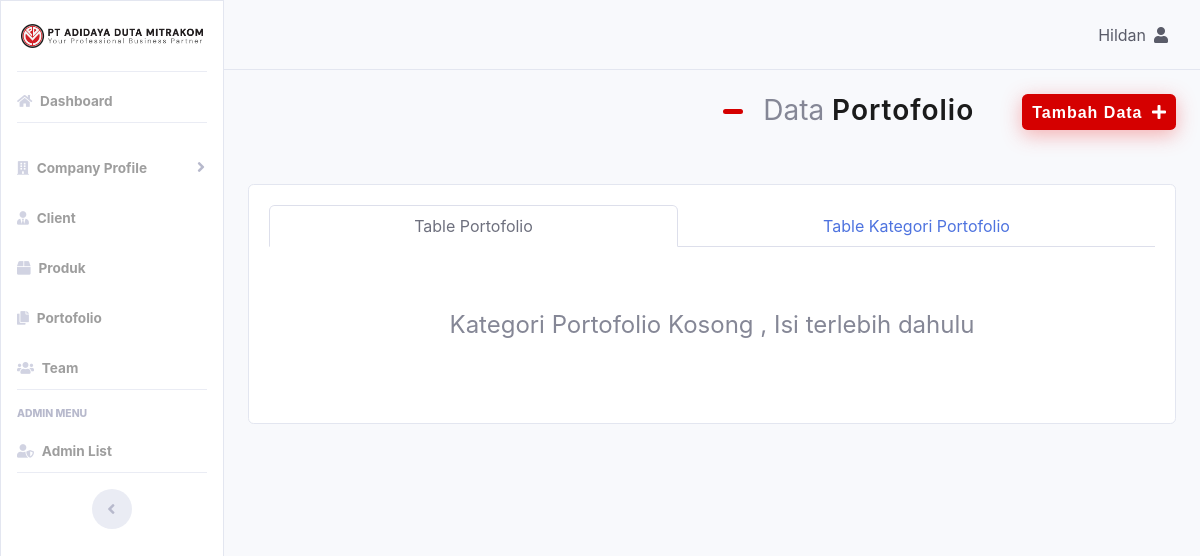
The app's page /cms/index.php?portofolio=read (signed in), older data.
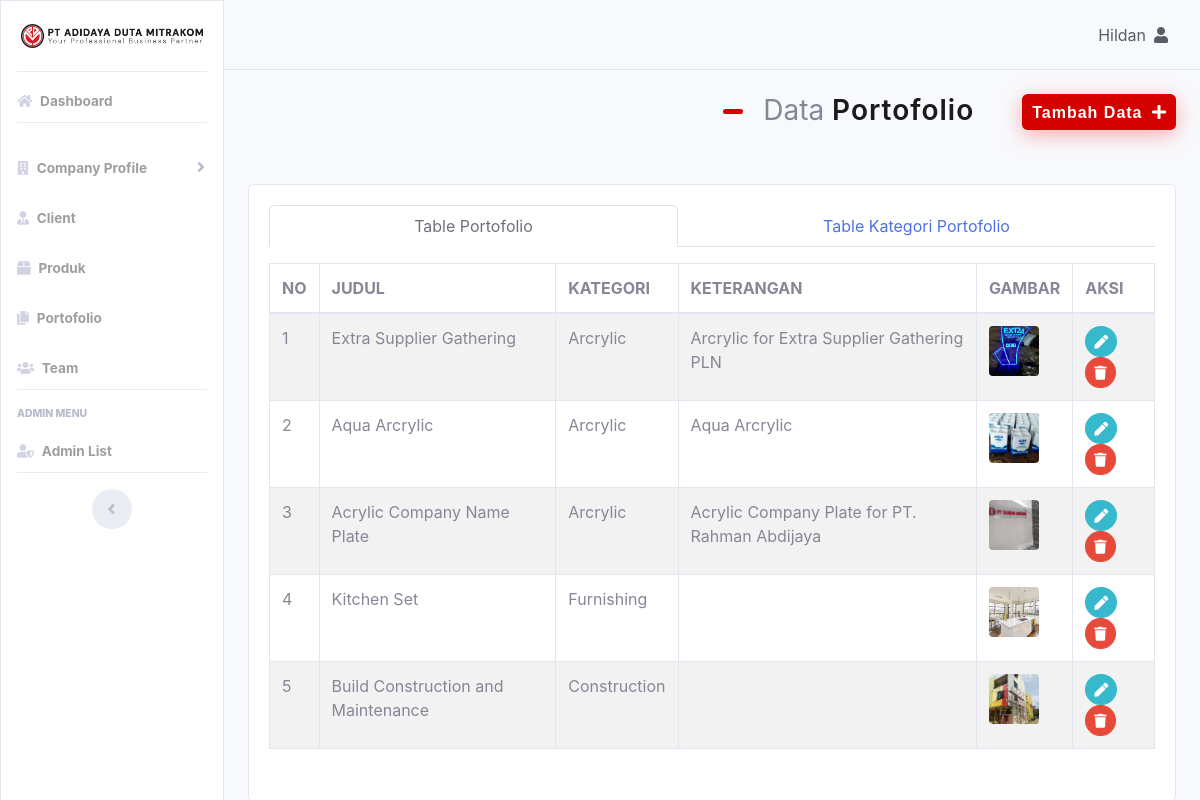
The same page, newer data.
### tables this page shows
CREATE TABLE `company` (
  `comp_id` int(10) NOT NULL,
  `comp_name` varchar(100) NOT NULL,
  `comp_address` text NOT NULL,
  `comp_email` varchar(50) NOT NULL,
  `comp_phone` varchar(20) NOT NULL,
  `comp_phone2` varchar(20) NOT NULL,
  `comp_logo` text NOT NULL,
  `comp_logo2` text NOT NULL
);

CREATE TABLE `portofolio` (
  `id` int(11) NOT NULL,
  `nama_port_cat` text NOT NULL,
  `judul` varchar(100) NOT NULL,
  `keterangan` varchar(100) NOT NULL,
  `gambar` varchar(100) NOT NULL
);

### global_functions.php (called while the page is built, shortened)
<?php
function getQueryCompany()
{
	global $conn;
	$result = mysqli_query($conn,"SELECT * FROM `company`");
    $row = mysqli_fetch_array($result);
    return $row;
}
$getRowQueryCompany = getQueryCompany();
?>

### cms/portofolio/functions.php (called while the page is built, shortened)
<?php
function query($query)
{
	global $conn;
	$result = mysqli_query($conn, $query);
	$rows = [];
	while ($row = mysqli_fetch_assoc($result)) {
		$rows[] = $row;
	}
	return $rows;
}
function countPortofolioCategory()
{
	global $conn;
	$result = mysqli_query($conn, "SELECT * FROM `portofolio_category`");
	$countsteam = mysqli_num_rows($result);
	return $countsteam;
}

### cms/portofolio/read.php (the view, shortened to what this page needs)
<?php
$portofolio = query("SELECT * FROM portofolio");
?>
<div class="mb-3">
	<div class="d-flex flex-column flex-lg-row flex-md-col justify-content-sm-end align-items-start">
		<div class="page-title mx-5">
			<h3> Data <span> Portofolio </span> </h3>
		</div>
		<div class="">
			<div class="dropdown">
				<button class="btn btn-danger btn-special" type="button" id="dropdownMenu2" data-toggle="dropdown" aria-haspopup="true" aria-expanded="false">
					<span>Tambah Data</span>
					<i class="fa fa-plus"></i>
				</button>
			</div>
		</div>
	</div>
</div>
<div class="card mt-5">
	<div class="card-body">
		<nav>
			<div class="nav nav-tabs nav-fill" id="nav-tab" role="tablist">
				<a class="nav-item nav-link active" id="nav-portofolio" data-toggle="tab" href="#nav-home" role="tab" aria-controls="nav-home" aria-selected="true">Table Portofolio</a>
				<a class="nav-item nav-link" id="nav-portofolio-category" data-toggle="tab" href="#nav-profile" role="tab" aria-controls="nav-profile" aria-selected="false">Table Kategori Portofolio</a>
			</div>
		</nav>
		<div class="tab-content py-3 px-3 px-sm-0" id="nav-tabContent">
			<div class="tab-pane fade show active" id="nav-home" role="tabpanel" aria-labelledby="nav-portofolio">
				<?php if (countPortofolioCategory() == 0) : ?>
					<h4 class="my-5 text-center">Kategori Portofolio Kosong , Isi terlebih dahulu</h4>
				<?php else : ?>
					<div class="table-responsive">
						<table class="table table-bordered table-striped" id="dataTable" width="100%" cellspacing="0">
							<thead>
								<tr>
									<th>NO</th>
									<th>JUDUL</th>
									<th>KATEGORI</th>
									<th>KETERANGAN</th>
									<th>GAMBAR</th>
									<th>AKSI</th>
								</tr>
							</thead>
							<tbody>
								<?php $i = 1; ?>
								<?php foreach ($portofolio as $row) : ?>
									<tr>
										<td><?= $i; ?></td>
										<td><?php echo $row['judul']; ?></td>
										<td><?php echo $row['nama_port_cat']; ?></td>
										<td><?php echo $row['keterangan']; ?></td>
										<td>
											<a href="portofolio/img/<?= $row["gambar"]; ?>" target="_blank">
												<div class="img-port">
													<img src="portofolio/img/<?= $row["gambar"]; ?>">
												</div>
											</a>
										</td>
										<td>
											<a href="index.php?portofolio=update&id=<?= $row["id"]; ?>" class="btn btn-sm btn-info rounded-circle">
												<i class="fa fa-pen"></i>
											</a>
											<a href="index.php?portofolio=delete&id=<?= $row["id"]; ?>" onclick="return confirm('yakin?');" class="btn btn-sm btn-danger rounded-circle">
												<i class="fa fa-trash"></i>
											</a>
										</td>
									</tr>
									<?php $i++; ?>
								<?php endforeach; ?>
							</tbody>
						</table>
					</div>
				<?php endif; ?>
			</div>
		</div>
	</div>
</div>

### cms/index.php (shortened to what this page needs)
<?php
include "../koneksi.php";
include "../global_functions.php";
?>
<!DOCTYPE html>
<html lang="en">
<head>
  <link href="../assets/vendor/datatables/dataTables.bootstrap4.min.css" rel="stylesheet">
  <link href="../assets/vendor/fontawesome-free/css/all.min.css" rel="stylesheet" type="text/css">
  <link href="../assets/css/cms/sb-admin-2.min.css" rel="stylesheet">
  <link href="../assets/css/cms/custom.css" rel="stylesheet">
</head>
<body id="page-top">
  <?php
  if (isset($_SESSION['username'])) {
  ?>
    <div id="wrapper">
      <?php include "templates/sidenav.php"; ?>
      <div id="content-wrapper" class="d-flex flex-column">
        <div id="content">
          <?php include "templates/topnav.php"; ?>
          <div class="container-fluid">
            <?php include "konten_list.php"; ?>
          </div>
        </div>
      </div>
    </div>
  <?php
  } else {
    include "form_login.php";
  }
  ?>
</body>
</html>

### cms/templates/sidenav.php (shortened to what this page needs)
<ul class="navbar-nav sidebar sidebar-light accordion border" id="accordionSidebar">
    <a class="sidebar-brand d-flex align-items-center justify-content-center" href="index.php">
        <div class="sidebar-brand-text mx-1">
            <img class="d-flex mx-lg-auto img-fluid" src="company/img/<?= $getRowQueryCompany['comp_logo2']; ?>">
        </div>
    </a>
    <hr class="sidebar-divider my-0">
    <li class="nav-item">
        <a class="nav-link" href="index.php" data-toggle="tooltip" data-placement="right" title="Dashboard">
            <i class="fa fa-home"></i>
            <span class="side-text">Dashboard</span></a>
    </li>
    <hr class="sidebar-divider">
    <li class="nav-item">
        <a class="nav-link collapsed" href="#" data-toggle="collapse" data-target="#sidebarCollapse" aria-expanded="true" aria-controls="collapseTwo">
            <i class="fa fa-building"></i>
            <span class="side-text">Company Profile</span>
        </a>
    </li>
    <li class="nav-item">
        <a class="nav-link" href="index.php?client=read" data-toggle="tooltip" data-placement="right" title="Client">
            <i class="fa fa-user-tie"></i>
            <span class="side-text">Client</span>
        </a>
    </li>
    <li class="nav-item">
        <a class="nav-link" href="index.php?produk=read" data-toggle="tooltip" data-placement="right" title="Produk">
            <i class="fa fa-box"></i>
            <span class="side-text">Produk</span>
        </a>
    </li>
    <li class="nav-item">
        <a class="nav-link" href="index.php?portofolio=read" data-toggle="tooltip" data-placement="right" title="Portfolio">
            <i class="fa fa-copy"></i>
            <span class="side-text">Portofolio</span>
        </a>
    </li>
    <li class="nav-item">
        <a class="nav-link" href="index.php?team=read" data-toggle="tooltip" data-placement="right" title="Team">
            <i class="fa fa-users"></i>
            <span class="side-text">Team</span>
        </a>
    </li>
    <hr class="sidebar-divider">
    <div class="sidebar-heading">
        Admin Menu
    </div>
    <li class="nav-item">
        <a class="nav-link" href="index.php?admin=read" data-toggle="tooltip" data-placement="right" title="Admin">
            <i class="fa fa-user-shield"></i>
            <span class="side-text">Admin List</span>
        </a>
    </li>
    <hr class="sidebar-divider d-none d-md-block">
    <div class="text-center d-none d-md-inline">
        <button class="rounded-circle border-0" id="sidebarToggle"></button>
    </div>
</ul>

### cms/templates/topnav.php (shortened to what this page needs)
<nav class="navbar navbar-expand navbar-light topbar mb-4 static-top border border-top-0 border-left-0 border-right-0">
    <ul class="navbar-nav ml-auto">
        <li class="nav-item dropdown no-arrow">
            <a class="nav-link dropdown-toggle p-2 mx-2 text-dark" href="#" id="userDropdown" role="button" data-toggle="dropdown" aria-haspopup="true" aria-expanded="false">
                <span class="mr-2 d-none d-lg-inline text-capitalize bold"><?php echo $_SESSION['username']; ?></span>
                <i class="fa fa-user"></i>
            </a>
        </li>
    </ul>
</nav>

### cms/konten_list.php (shortened to what this page needs)
<?php
if (!empty($_GET['company'])) {
	require_once "company/about/comp_about_functions.php";
	if ($_GET['company'] == 'read') {
		require_once "company/read.php";
	} else if ($_GET['company'] == 'input') {
		require_once "company/input.php";
	} else if ($_GET['company'] == 'update') {
		require_once "company/update.php";
	} else if ($_GET['company'] == 'about') {
		require_once "company/about/read.php";
	}
} else if (!empty($_GET['portofolio'])) {
	require_once "portofolio/functions.php";
	if ($_GET['portofolio'] == 'read') {
		require_once "portofolio/read.php";
	} else if ($_GET['portofolio'] == 'update') {
		require_once "portofolio/ubah.php";
	} else if ($_GET['portofolio'] == 'delete') {
		require_once "portofolio/hapus.php";
	} else if ($_GET['portofolio'] == 'delete_category') {
		require_once "portofolio/portofolio_category/hapus.php";
	}
} else if (!empty($_GET['team'])) {
	require_once "team/functions.php";
	if ($_GET['team'] == 'read') {
		require_once "team/read.php";
	} else if ($_GET['team'] == 'update') {
		require_once "team/ubah.php";
	} else if ($_GET['team'] == 'delete') {
		require_once "team/hapus.php";
	}
} else if (!empty($_GET['admin'])) {
	if ($_GET['admin'] == 'read') {
		require_once "admin/read.php";
	} else if ($_GET['admin'] == 'update') {
		require_once "admin/form_update.php";
	}
} else {
	require_once "dashboard_functions.php";
	require_once "dashboard.php";
}

### assets/css/cms/custom.css (style rules this page uses)
.btn-special { line-height: 0; padding: 10px; transition: 0.5s; border: none; color: #fff; background: #d50000; box-shadow: 0px 5px 20px rgba(241, 65, 65, 0.4); }
.btn-special span { font-family: "Nunito", sans-serif; font-weight: 600; letter-spacing: 1px; }
.btn-special i { margin-left: 5px; transition: 0.3s; }
.sidebar li { height: 50px; padding: 0px !important; margin: 0 !important; }
.sidebar li a { font-weight: bold; color:#9e9e9e !important; }
.page-title { width: auto; display: flex; }
.page-title span { color: #1b1b1b; font-weight: 600; letter-spacing: 1px; }
.page-title::before { width: 20px; height: 5px; background-color: #d50000; display: flex; margin-top: 15px; margin-right: 20px; content: ""; border-radius: 50px; }
.img-port { width:50px; height:50px; position: relative; border-radius: 4px; }
.img-port img { object-fit: cover; width: 100%; height: 100%; border-radius: 4px; }

Row changes from the older to the newer data that the page shows:
added portofolio: judul "Extra Supplier Gathering", nama_port_cat "Arcrylic", keterangan "Arcrylic for Extra Supplier Gathering PLN", gambar (picture)
added portofolio: judul "Aqua Arcrylic", nama_port_cat "Arcrylic", keterangan "Aqua Arcrylic", gambar (picture)
added portofolio: judul "Acrylic Company Name Plate", nama_port_cat "Arcrylic", keterangan "Acrylic Company Plate for PT. Rahman Abdijaya", gambar (picture)
added portofolio: judul "Kitchen Set", nama_port_cat "Furnishing", gambar (picture)
added portofolio: judul "Build Construction and Maintenance", nama_port_cat "Construction", gambar (picture)
Text that changed along with them:
text no longer shown: "Kategori Portofolio Kosong , Isi terlebih dahulu"
text now shown: "NO JUDUL KATEGORI KETERANGAN GAMBAR AKSI"
